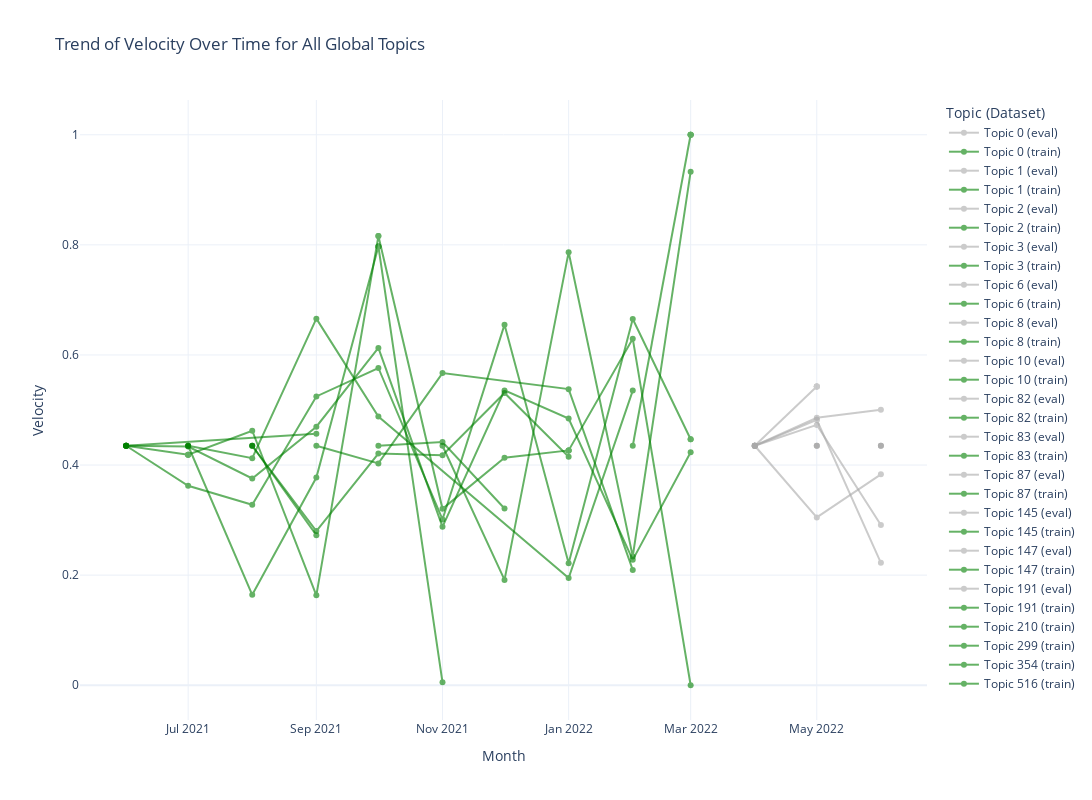

Notebook source saved alongside this figure:
### Code cell
plot_topic_metric_over_time(filtered_df, metric="velocity")

### Figure 1 — Plotly figure (JSON) as saved in the notebook; plotly's stock layout.template omitted (floating-point values rounded to 4 significant figures)
{"data": [{"line": {"color": "darkgrey", "width": 2}, "marker": {"size": 6}, "mode": "lines+markers", "name": "Topic 0 (eval)", "opacity": 0.6, "type": "scatter", "x": ["2022-04-01T00:00:00", "2022-05-01T00:00:00", "2022-06-01T00:00:00"], "y": [0.4351, 0.3049, 0.3832]}, {"line": {"color": "green", "width": 2}, "marker": {"size": 6}, "mode": "lines+markers", "name": "Topic 0 (train)", "opacity": 0.6, "type": "scatter", "x": ["2021-06-01T00:00:00", "2021-07-01T00:00:00", "2021-08-01T00:00:00", "2021-09-01T00:00:00", "2021-10-01T00:00:00", "2021-11-01T00:00:00", "2021-12-01T00:00:00", "2022-01-01T00:00:00", "2022-02-01T00:00:00", "2022-03-01T00:00:00"], "y": [0.4351, 0.4337, 0.3756, 0.4697, 0.6128, 0.2877, 0.5356, 0.4844, 0.2278, 0.4233]}, {"line": {"color": "darkgrey", "width": 2}, "marker": {"size": 6}, "mode": "lines+markers", "name": "Topic 1 (eval)", "opacity": 0.6, "type": "scatter", "x": ["2022-04-01T00:00:00", "2022-04-01T00:00:00", "2022-04-01T00:00:00", "2022-04-01T00:00:00", "2022-05-01T00:00:00", "2022-05-01T00:00:00", "2022-05-01T00:00:00", "2022-05-01T00:00:00"], "y": [0.4351, 0.4351, 0.4351, 0.4351, 0.5428, 0.5428, 0.5428, 0.5428]}, {"line": {"color": "green", "width": 2}, "marker": {"size": 6}, "mode": "lines+markers", "name": "Topic 1 (train)", "opacity": 0.6, "type": "scatter", "x": ["2021-06-01T00:00:00"], "y": [0.4351]}, {"line": {"color": "darkgrey", "width": 2}, "marker": {"size": 6}, "mode": "lines+markers", "name": "Topic 2 (eval)", "opacity": 0.6, "type": "scatter", "x": ["2022-04-01T00:00:00", "2022-05-01T00:00:00", "2022-05-01T00:00:00", "2022-06-01T00:00:00"], "y": [0.4351, 0.4823, 0.4823, 0.2223]}, {"line": {"color": "green", "width": 2}, "marker": {"size": 6}, "mode": "lines+markers", "name": "Topic 2 (train)", "opacity": 0.6, "type": "scatter", "x": ["2021-06-01T00:00:00"], "y": [0.4351]}, {"line": {"color": "darkgrey", "width": 2}, "marker": {"size": 6}, "mode": "lines+markers", "name": "Topic 3 (eval)", "opacity": 0.6, "type": "scatter", "x": ["2022-04-01T00:00:00", "2022-05-01T00:00:00", "2022-06-01T00:00:00"], "y": [0.4351, 0.486, 0.5005]}, {"line": {"color": "green", "width": 2}, "marker": {"size": 6}, "mode": "lines+markers", "name": "Topic 3 (train)", "opacity": 0.6, "type": "scatter", "x": ["2021-06-01T00:00:00"], "y": [0.4351]}, {"line": {"color": "darkgrey", "width": 2}, "marker": {"size": 6}, "mode": "lines+markers", "name": "Topic 6 (eval)", "opacity": 0.6, "type": "scatter", "x": ["2022-04-01T00:00:00", "2022-05-01T00:00:00", "2022-06-01T00:00:00"], "y": [0.4351, 0.4729, 0.2911]}, {"line": {"color": "green", "width": 2}, "marker": {"size": 6}, "mode": "lines+markers", "name": "Topic 6 (train)", "opacity": 0.6, "type": "scatter", "x": ["2021-06-01T00:00:00", "2021-07-01T00:00:00", "2021-08-01T00:00:00", "2021-09-01T00:00:00", "2021-10-01T00:00:00", "2021-11-01T00:00:00", "2021-12-01T00:00:00", "2022-01-01T00:00:00", "2022-02-01T00:00:00", "2022-03-01T00:00:00", "2022-03-01T00:00:00"], "y": [0.4351, 0.3624, 0.3278, 0.5247, 0.5763, 0.3011, 0.655, 0.2216, 0.6652, 0.4468, 0.4468]}, {"line": {"color": "darkgrey", "width": 2}, "marker": {"size": 6}, "mode": "lines+markers", "name": "Topic 8 (eval)", "opacity": 0.6, "type": "scatter", "x": ["2022-04-01T00:00:00"], "y": [0.4351]}, {"line": {"color": "green", "width": 2}, "marker": {"size": 6}, "mode": "lines+markers", "name": "Topic 8 (train)", "opacity": 0.6, "type": "scatter", "x": ["2021-06-01T00:00:00", "2021-07-01T00:00:00", "2021-07-01T00:00:00", "2021-07-01T00:00:00", "2021-08-01T00:00:00", "2021-09-01T00:00:00", "2021-10-01T00:00:00", "2021-10-01T00:00:00", "2021-11-01T00:00:00", "2021-12-01T00:00:00", "2022-01-01T00:00:00", "2022-01-01T00:00:00", "2022-01-01T00:00:00", "2022-02-01T00:00:00", "2022-03-01T00:00:00"], "y": [0.4351, 0.4189, 0.4189, 0.4189, 0.4623, 0.1633, 0.816, 0.816, 0.3204, 0.4132, 0.4266, 0.4266, 0.4266, 0.6295, 0]}, {"line": {"color": "darkgrey", "width": 2}, "marker": {"size": 6}, "mode": "lines+markers", "name": "Topic 10 (eval)", "opacity": 0.6, "type": "scatter", "x": ["2022-04-01T00:00:00"], "y": [0.4351]}, {"line": {"color": "green", "width": 2}, "marker": {"size": 6}, "mode": "lines+markers", "name": "Topic 10 (train)", "opacity": 0.6, "type": "scatter", "x": ["2021-06-01T00:00:00", "2021-09-01T00:00:00"], "y": [0.4351, 0.4568]}, {"line": {"color": "darkgrey", "width": 2}, "marker": {"size": 6}, "mode": "lines+markers", "name": "Topic 82 (eval)", "opacity": 0.6, "type": "scatter", "x": ["2022-05-01T00:00:00"], "y": [0.4351]}, {"line": {"color": "green", "width": 2}, "marker": {"size": 6}, "mode": "lines+markers", "name": "Topic 82 (train)", "opacity": 0.6, "type": "scatter", "x": ["2021-07-01T00:00:00"], "y": [0.4351]}, {"line": {"color": "darkgrey", "width": 2}, "marker": {"size": 6}, "mode": "lines+markers", "name": "Topic 83 (eval)", "opacity": 0.6, "type": "scatter", "x": ["2022-05-01T00:00:00"], "y": [0.4351]}, {"line": {"color": "green", "width": 2}, "marker": {"size": 6}, "mode": "lines+markers", "name": "Topic 83 (train)", "opacity": 0.6, "type": "scatter", "x": ["2021-07-01T00:00:00", "2021-08-01T00:00:00", "2021-09-01T00:00:00", "2021-10-01T00:00:00", "2022-01-01T00:00:00", "2022-02-01T00:00:00"], "y": [0.4351, 0.4124, 0.6659, 0.4881, 0.1946, 0.5353]}, {"line": {"color": "darkgrey", "width": 2}, "marker": {"size": 6}, "mode": "lines+markers", "name": "Topic 87 (eval)", "opacity": 0.6, "type": "scatter", "x": ["2022-05-01T00:00:00"], "y": [0.4351]}, {"line": {"color": "green", "width": 2}, "marker": {"size": 6}, "mode": "lines+markers", "name": "Topic 87 (train)", "opacity": 0.6, "type": "scatter", "x": ["2021-07-01T00:00:00", "2021-08-01T00:00:00", "2021-09-01T00:00:00", "2021-10-01T00:00:00", "2021-10-01T00:00:00", "2021-10-01T00:00:00", "2021-11-01T00:00:00"], "y": [0.4351, 0.1643, 0.3773, 0.7971, 0.7971, 0.7971, 0.005322]}, {"line": {"color": "darkgrey", "width": 2}, "marker": {"size": 6}, "mode": "lines+markers", "name": "Topic 145 (eval)", "opacity": 0.6, "type": "scatter", "x": ["2022-06-01T00:00:00"], "y": [0.4351]}, {"line": {"color": "green", "width": 2}, "marker": {"size": 6}, "mode": "lines+markers", "name": "Topic 145 (train)", "opacity": 0.6, "type": "scatter", "x": ["2021-08-01T00:00:00"], "y": [0.4351]}, {"line": {"color": "darkgrey", "width": 2}, "marker": {"size": 6}, "mode": "lines+markers", "name": "Topic 147 (eval)", "opacity": 0.6, "type": "scatter", "x": ["2022-06-01T00:00:00"], "y": [0.4351]}, {"line": {"color": "green", "width": 2}, "marker": {"size": 6}, "mode": "lines+markers", "name": "Topic 147 (train)", "opacity": 0.6, "type": "scatter", "x": ["2021-08-01T00:00:00", "2021-09-01T00:00:00", "2021-10-01T00:00:00", "2021-11-01T00:00:00", "2021-12-01T00:00:00", "2022-01-01T00:00:00"], "y": [0.4351, 0.2801, 0.4209, 0.4179, 0.531, 0.415]}, {"line": {"color": "darkgrey", "width": 2}, "marker": {"size": 6}, "mode": "lines+markers", "name": "Topic 191 (eval)", "opacity": 0.6, "type": "scatter", "x": ["2022-06-01T00:00:00"], "y": [0.4351]}, {"line": {"color": "green", "width": 2}, "marker": {"size": 6}, "mode": "lines+markers", "name": "Topic 191 (train)", "opacity": 0.6, "type": "scatter", "x": ["2021-08-01T00:00:00", "2021-09-01T00:00:00"], "y": [0.4351, 0.2726]}, {"line": {"color": "green", "width": 2}, "marker": {"size": 6}, "mode": "lines+markers", "name": "Topic 210 (train)", "opacity": 0.6, "type": "scatter", "x": ["2021-09-01T00:00:00", "2021-10-01T00:00:00", "2021-11-01T00:00:00", "2022-01-01T00:00:00", "2022-02-01T00:00:00"], "y": [0.4351, 0.4029, 0.567, 0.5379, 0.2096]}, {"line": {"color": "green", "width": 2}, "marker": {"size": 6}, "mode": "lines+markers", "name": "Topic 299 (train)", "opacity": 0.6, "type": "scatter", "x": ["2021-10-01T00:00:00", "2021-11-01T00:00:00", "2021-12-01T00:00:00"], "y": [0.4351, 0.4419, 0.3211]}, {"line": {"color": "green", "width": 2}, "marker": {"size": 6}, "mode": "lines+markers", "name": "Topic 354 (train)", "opacity": 0.6, "type": "scatter", "x": ["2021-11-01T00:00:00", "2021-12-01T00:00:00", "2022-01-01T00:00:00", "2022-02-01T00:00:00", "2022-03-01T00:00:00"], "y": [0.4351, 0.1913, 0.7867, 0.2341, 0.9328]}, {"line": {"color": "green", "width": 2}, "marker": {"size": 6}, "mode": "lines+markers", "name": "Topic 516 (train)", "opacity": 0.6, "type": "scatter", "x": ["2022-02-01T00:00:00", "2022-03-01T00:00:00", "2022-03-01T00:00:00", "2022-03-01T00:00:00", "2022-03-01T00:00:00"], "y": [0.4351, 1, 1, 1, 1]}], "layout": {"height": 800, "legend": {"title": {"text": "Topic (Dataset)"}}, "title": {"text": "Trend of Velocity Over Time for All Global Topics"}, "width": 1200, "xaxis": {"autorange": true, "range": ["2021-05-09 21:50:59.614", "2022-06-23 02:09:00.386"], "title": {"text": "Month"}, "type": "date"}, "yaxis": {"autorange": true, "range": [-0.06312, 1.063], "title": {"text": "Velocity"}, "type": "linear"}}}
